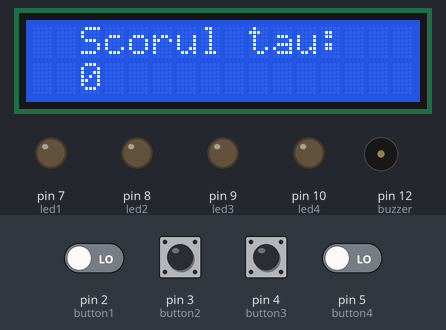
The sketch below on a simulated Arduino Uno, built with avr-gcc and run on an emulated ATmega328P. Parts: 16×2 character LCD, output pins drawn as LEDs (lit = HIGH), buzzer (waves = sounding). Dashed ring = blinking. The test bench sets the inputs (shaded band); at power-on: pin 2 (button1), pin 3 (button2), pin 4 (button3), pin 5 (button4) LOW. Random numbers use the default seed unless the sketch sets one; pins used as bus, display or sensor lines are not drawn.

Above: at 1.2 s.
1.3 s: pin 3 (button2) pulled HIGH for 0.15 s
At 1.58 s:
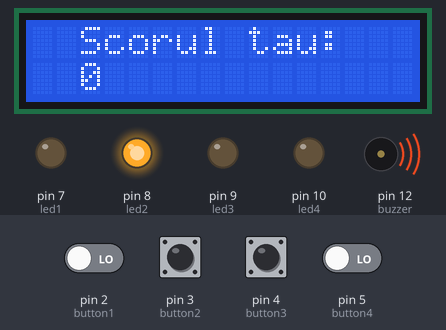
At 2.39 s:
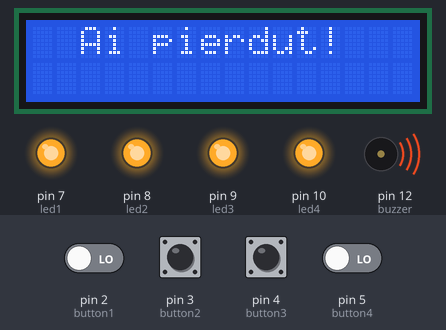
3.3 s: pin 2 (button1) driven HIGH and pin 5 (button4) driven HIGH
At 5.4 s:
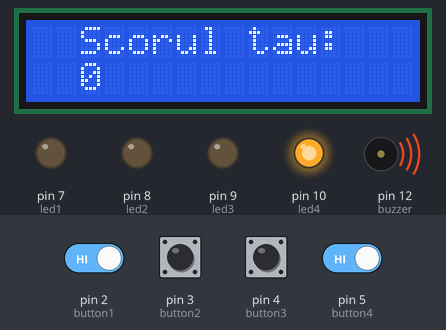
6.3 s: pin 2 (button1) driven LOW
7.8 s: pin 5 (button4) driven LOW
9.3 s: pin 2 (button1) driven HIGH
At 9.58 s:
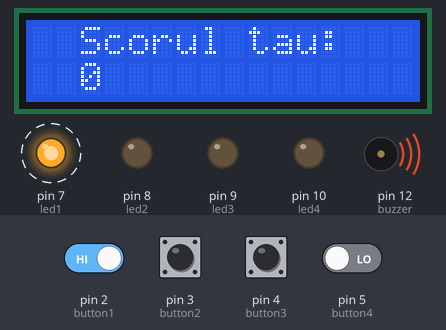
10.8 s: pin 5 (button4) driven HIGH
Timing chart, 0 to 22.7 s (numbered marks = the images above; inputs shaded):
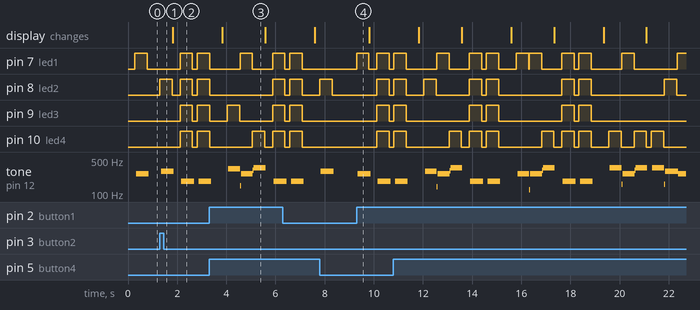

Measured:
- after the input at 1.3 s, pin 7 (led1), pin 9 (led3), pin 10 (led4): LOW → HIGH after 0.82 s, → LOW 0.50 s later, → HIGH 0.20 s later; pin 8 (led2): goes HIGH 0.50 s, LOW 0.31 s, HIGH 0.50 s, LOW 0.20 s, then HIGH, starting at once; tone on pin 12 (buzzer): plays 294 Hz for 0.52 s, 185 Hz for 0.52 s, 185 Hz for 0.43 s, starting after 0.05 s
- after the input at 9.3 s, pin 7 (led1): alternates HIGH for 0.50 s and LOW for 0.31 s, starting at once; pin 8 (led2), pin 9 (led3), pin 10 (led4): LOW → HIGH after 0.82 s, → LOW 0.50 s later; tone on pin 12 (buzzer): silent → 261 Hz after 0.05 s, → silent 0.52 s later, → 185 Hz 0.30 s later, → silent 0.52 s later

The sketch:

MemoryGame.ino
```cpp
/*
  joc arduino memorie
  pt proiect semnale si programare
*/

#include <Wire.h> // Library for I2C communication
#include <LiquidCrystal_I2C.h> // Library for LCD
LiquidCrystal_I2C lcd = LiquidCrystal_I2C(0x27, 16, 2); // setez adresa la display 0x27, si tipul de display 16*2

// constante
const int button1 = 2;          // primul buton Blue LED
const int button2 = 3;          // al doilea buton Yellow LED
const int button3 = 4;          // al treilea buton Green LED
const int button4 = 5;          // al patrulea buton Red LED
const int led1 = 7;             // Blue LED
const int led2 = 8;             // Yellow LED
const int led3 = 9;             // Green LED
const int led4 = 10;            // Red LED
const int buzzer = 12;          // buzzerul
const int tones[] = {1915, 1700, 1519, 1432, 2700}; // tonuri led, ultimul ton e pt cand pierzi

// variabile
int buttonState[] = {0,0,0,0};         // stadiu actual buton
int lastButtonState[] = {0,0,0,0};     // stadiu anterior buton
int buttonPushCounter[] = {0,0,0,0};   // nr apasari

// functie de ton
void playTone(int tone, int duration) {
  for (long i = 0; i < duration * 1000L; i += tone * 2) {
    digitalWrite(buzzer, HIGH);
    delayMicroseconds(tone);
    digitalWrite(buzzer, LOW);
    delayMicroseconds(tone);
  }
}

void setup() {
  // lcd
  lcd.init();
  lcd.backlight();
  // initialize inputs :
  randomSeed(analogRead(0));
  pinMode(button1, INPUT);
  pinMode(button2, INPUT);
  pinMode(button3, INPUT);
  pinMode(button4, INPUT);
  // initializez outputurile:
  pinMode(led1, OUTPUT);
  pinMode(led2, OUTPUT);
  pinMode(led3, OUTPUT);
  pinMode(led4, OUTPUT);
  pinMode(buzzer, OUTPUT);

  //Serial.begin(9600);
}
int game_on = 0;
int wait = 0;
int currentlevel = 1; // scorul actual / nr de apasari pt urmatorul nivel
long rand_num = 0; // variabila pt random
int rando = 0; // variabila pt loopgame
int butwait = 500; //timp de asteptat pt urm input (workaround de-bounce)
int ledtime = 500; //cat sta ledul aprins
int n_levels = 10; //scor necesar pt castig
int pinandtone = 0; //pt secventa
int right = 0; //practic un ok; 1 pt urmatorea secventa
int speedfactor = 5; //viteza leduri si sunet; creste pe masura ce castigi
int leddelay = 200; //timp initializare led; scade pe masura ce castigi

void loop() {

int n_array[n_levels];
int u_array[n_levels];

int i;
//curat ambele array uri si incep un joc nou
if (game_on == 0){
for(i=0; i<n_levels; i=i+1){
        n_array[i]=0;
        u_array[i]=0;
        rand_num = random(1,200);
        if (rand_num <= 50)
          rando=0;
        else if (rand_num>50 && rand_num<=100)
          rando=1;
        else if (rand_num>100 && rand_num<=150)
          rando=2;
         else if (rand_num<=200)
          rando=3;
        //salveaza nr random in array
         n_array[i]=rando;
      }
 game_on = 1;
 lcd.setCursor(2, 0); // setez cursorul primul rand a treia coloana
 lcd.print("Scorul tau:"); // printez numaratoare
 lcd.setCursor(2, 1); //setez cursorul urm rand
 lcd.print(currentlevel-1); // printez scorul
}


//aprind secventa curenta
if (wait == 0){
 delay (200);
i = 0;
for (i = 0; i < currentlevel; i= i + 1){
  leddelay = ledtime/(1+(speedfactor/n_levels)*(currentlevel - 1));
      pinandtone = n_array[i];
      digitalWrite(pinandtone+7, HIGH);
      playTone(tones[pinandtone], leddelay);
      digitalWrite(pinandtone+7, LOW);
      delay(100/speedfactor);
    }
    wait = 1;
}
i = 0;
int buttonchange = 0;
int j = 0; // poz curenta in secventa
while (j < currentlevel){
    while (buttonchange == 0){
          for (i = 0; i < 4; i = i + 1){
          buttonState[i] = digitalRead(i+2);
          buttonchange = buttonchange + buttonState[i];
        }
    }
     for (i = 0; i < 4; i = i + 1){
        if (buttonState[i] == HIGH) {
            digitalWrite(i+7, HIGH);
            playTone(tones[i], ledtime);
            digitalWrite(i+7, LOW);
            wait = 0;
            u_array[j]=i;
            buttonState[i] = LOW;
            buttonchange = 0;
         }
       }
        if (u_array[j] == n_array[j]){
            j++;
            right = 1;
            }
        else{

            right = 0;
            i = 4;
            j = currentlevel;
            wait = 0;
        }
}
//joc pierdut
if (right == 0){
  lcd.clear();
  lcd.setCursor(2, 0);
  lcd.print("Ai pierdut!");
  delay(300);
  i = 0;
  game_on = 0;
  currentlevel = 1;
  for (i = 0; i < 4; i = i + 1){
         digitalWrite(i+7, HIGH);
      }
          playTone(tones[4], ledtime);
   for (i = 0; i < 4; i = i + 1){
         digitalWrite(i+7, LOW);
       }
       delay (200);
  for (i = 0; i < 4; i = i + 1){
         digitalWrite(i+7, HIGH);
      }
          playTone(tones[4], ledtime);
   for (i = 0; i < 4; i = i + 1){
         digitalWrite(i+7, LOW);
       }

       delay(500);
       game_on = 0;
}


// secventa corecta, urm nivel
if (right == 1){
    currentlevel++;
    wait = 0;
    lcd.setCursor(2, 1);
    lcd.print(currentlevel-1);

    }
//castig joc
if (currentlevel == n_levels){
  lcd.clear();
  lcd.setCursor(2, 0);
  lcd.print("Ai castigat!");
  delay(500);
  // The following is the victory sound:
  int notes[] = {2, 2, 2, 2, 0, 1, 2, 1, 2};
  int note = 0;
  int tempo[] = {200, 200, 200, 400, 400, 400, 200, 200, 600};
  int breaks[] = {100, 100, 100, 200, 200, 200, 300, 100, 200};
  for (i = 0; i < 9; i = i + 1){
  note = notes[i];
    digitalWrite(note+7, HIGH);
    playTone(tones[note], tempo[i]);
    digitalWrite(note+7, LOW);
    delay(breaks[i]);
   delay(1000);
  }
  lcd.clear();
//setez jocul la 0 ca sa inceapa unul nou
game_on = 0;
currentlevel = 1;
n_levels = n_levels + 2;
speedfactor = speedfactor + 1;
    }

}
```
